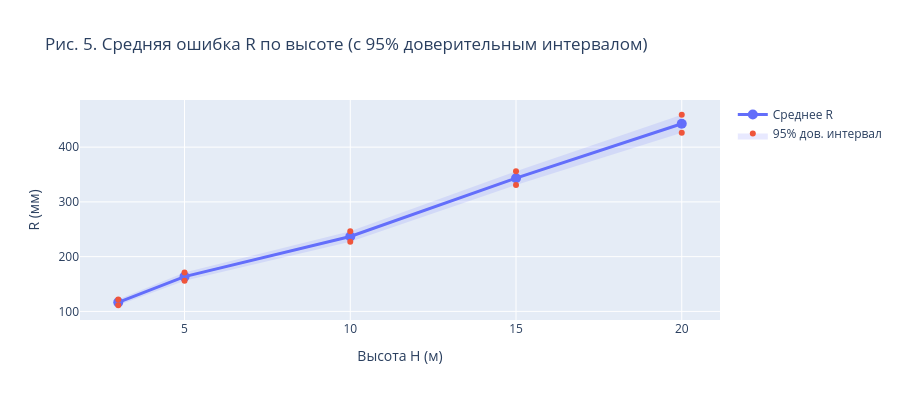

Source (notebook cell):
### Code cell
stats_by_h = df.groupby("H")["R"].agg(["mean", "std", "count"]).reset_index()
stats_by_h["se"] = stats_by_h["std"] / np.sqrt(stats_by_h["count"])
stats_by_h["ci95"] = stats_by_h["se"] * 1.96

fig = go.Figure()
fig.add_trace(go.Scatter(
    x=stats_by_h["H"], y=stats_by_h["mean"],
    mode="lines+markers", name="Среднее R",
    line=dict(width=3), marker=dict(size=10),
))
fig.add_trace(go.Scatter(
    x=list(stats_by_h["H"]) + list(stats_by_h["H"][::-1]),
    y=list(stats_by_h["mean"] + stats_by_h["ci95"])
      + list((stats_by_h["mean"] - stats_by_h["ci95"])[::-1]),
    fill="toself", fillcolor="rgba(99,110,250,0.15)",
    line=dict(width=0), name="95% дов. интервал", showlegend=True,
))
fig.update_layout(
    title="Рис. 5. Средняя ошибка R по высоте (с 95% доверительным интервалом)",
    xaxis_title="Высота H (м)", yaxis_title="R (мм)", height=400,
)
fig.show()

### Figure 1 — Plotly figure (JSON) as saved in the notebook; plotly's stock layout.template omitted (floating-point values rounded to 4 significant figures)
{"data": [{"line": {"width": 3}, "marker": {"size": 10}, "mode": "lines+markers", "name": "Среднее R", "type": "scatter", "x": [3, 5, 10, 15, 20], "y": [116.5, 163.5, 236.8, 343.3, 442.7]}, {"fill": "toself", "fillcolor": "rgba(99,110,250,0.15)", "line": {"width": 0}, "name": "95% дов. интервал", "showlegend": true, "type": "scatter", "x": [3, 5, 10, 15, 20, 20, 15, 10, 5, 3], "y": [121.8, 170.9, 246.5, 355.9, 459.1, 426.3, 330.8, 227.2, 156.1, 111.2]}], "layout": {"height": 400, "title": {"text": "Рис. 5. Средняя ошибка R по высоте (с 95% доверительным интервалом)"}, "xaxis": {"title": {"text": "Высота H (м)"}}, "yaxis": {"title": {"text": "R (мм)"}}}}
